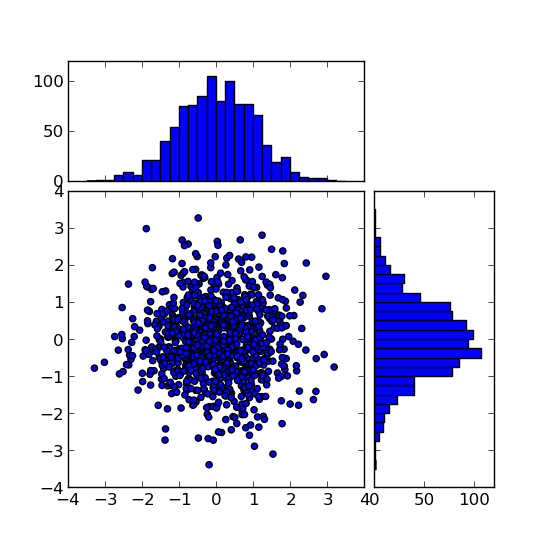

Write Python code to recreate this figure.
import numpy as np
import matplotlib.pyplot as plt

# the random data
x = np.random.randn(1000)
y = np.random.randn(1000)


fig = plt.figure(1, figsize=(5.5,5.5))

from mpl_toolkits.axes_grid1 import make_axes_locatable

# the scatter plot:
axScatter = plt.subplot(111)
axScatter.scatter(x, y)
axScatter.set_aspect(1.)

# create new axes on the right and on the top of the current axes
# The first argument of the new_vertical(new_horizontal) method is
# the height (width) of the axes to be created in inches.
divider = make_axes_locatable(axScatter)
axHistx = divider.append_axes("top", 1.2, pad=0.1, sharex=axScatter)
axHisty = divider.append_axes("right", 1.2, pad=0.1, sharey=axScatter)

# make some labels invisible
plt.setp(axHistx.get_xticklabels() + axHisty.get_yticklabels(),
         visible=False)

# now determine nice limits by hand:
binwidth = 0.25
xymax = np.max( [np.max(np.fabs(x)), np.max(np.fabs(y))] )
lim = ( int(xymax/binwidth) + 1) * binwidth

bins = np.arange(-lim, lim + binwidth, binwidth)
axHistx.hist(x, bins=bins)
axHisty.hist(y, bins=bins, orientation='horizontal')

# the xaxis of axHistx and yaxis of axHisty are shared with axScatter,
# thus there is no need to manually adjust the xlim and ylim of these
# axis.

#axHistx.axis["bottom"].major_ticklabels.set_visible(False)
for tl in axHistx.get_xticklabels():
    tl.set_visible(False)
axHistx.set_yticks([0, 50, 100])

#axHisty.axis["left"].major_ticklabels.set_visible(False)
for tl in axHisty.get_yticklabels():
    tl.set_visible(False)
axHisty.set_xticks([0, 50, 100])

plt.draw()
#plt.show()
plt.savefig('3Dplot-3.png')


